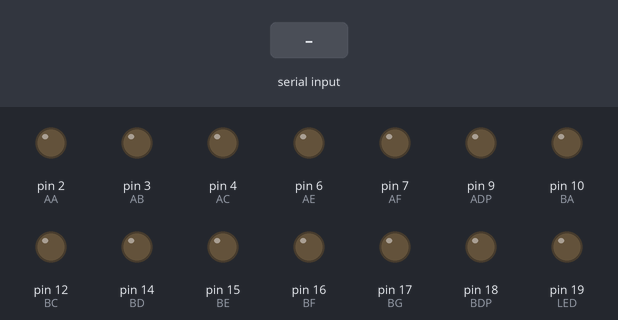
Bench run of a sketch on a simulated Arduino Uno, built with avr-gcc and run on an emulated ATmega328P. Parts: output pins drawn as LEDs (lit = HIGH). The test bench sets the inputs (shaded band).

Above: at 1.2 s.
1.3 s: "0" received over Serial
At 2.5 s:
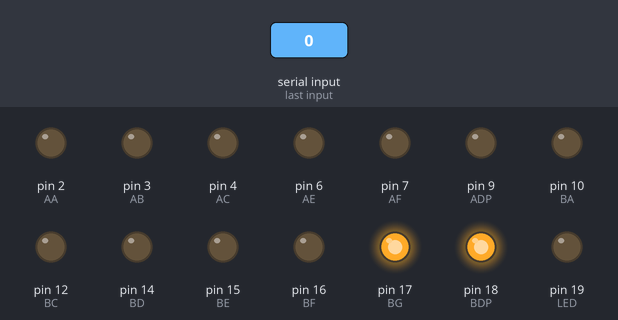
2.8 s: byte 111 (111) received over Serial
At 3.7 s:
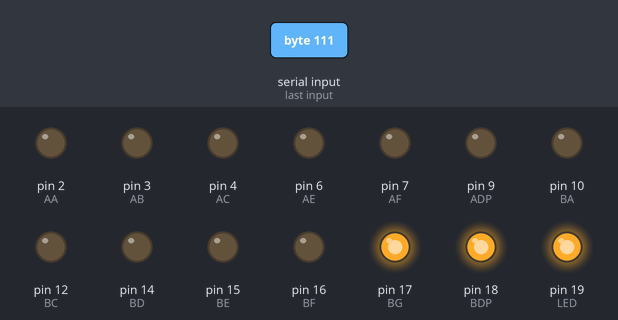
4.3 s: "1" received over Serial
At 4.9 s:
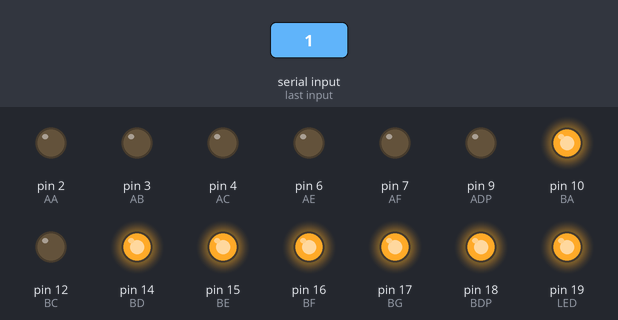
5.8 s: byte 102 (102) received over Serial
At 7.0 s:
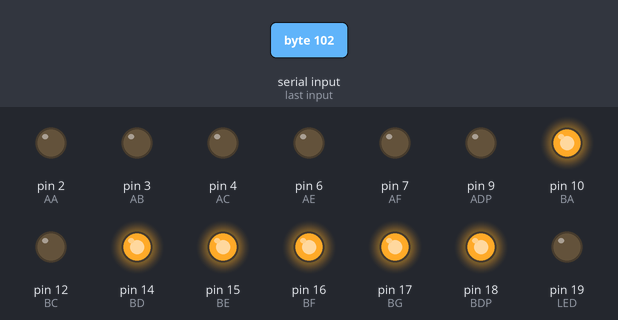
7.3 s: "2" received over Serial
At 8.4 s:
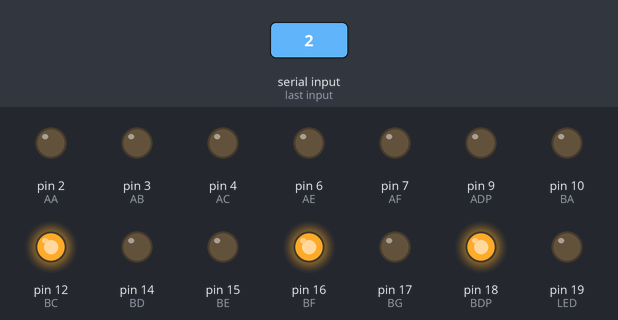
8.8 s: "3" received over Serial
At 9.5 s:
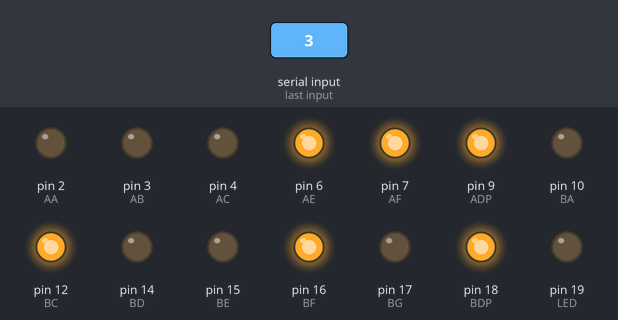
Timing chart, 0 to 11.3 s (numbered marks = the images above; inputs shaded):
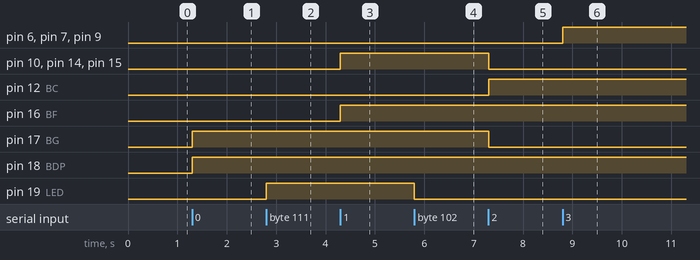

Measured:
- after the input at 1.3 s, pin 17 (BG), pin 18 (BDP): LOW → HIGH at once
- after the input at 2.8 s, pin 19 (LED): LOW → HIGH at once
- after the input at 4.3 s, pin 10 (BA), pin 14 (BD), pin 15 (BE), pin 16 (BF): LOW → HIGH at once
- after the input at 5.8 s, pin 19 (LED): HIGH → LOW at once
- after the input at 7.3 s, pin 10 (BA), pin 14 (BD), pin 15 (BE), pin 17 (BG): HIGH → LOW at once; pin 12 (BC): LOW → HIGH at once
- after the input at 8.8 s, pin 6 (AE), pin 7 (AF), pin 9 (ADP): LOW → HIGH at once

The sketch:

box.ino
```cpp
const int ADP = 9;
const int AA = 2;
const int AB = 3;
const int AC = 4;
const int AD = 5;
const int AE = 6;
const int AF = 7;
const int AG = 8;
const int BDP = 18;
const int BA = 10;
const int BB = 11;
const int BC = 12;
const int BD = 14;
const int BE = 15;
const int BF = 16;
const int BG = 17;

const int LED = 19;
int Byte_entrada = 0;
bool derecha = true;

void setup() {
  // put your setup code here, to run once:
  Serial.begin(9600);
  pinMode(ADP, OUTPUT);
  pinMode(AA, OUTPUT);
  pinMode(AB, OUTPUT);
  pinMode(AC, OUTPUT);
  pinMode(AD, OUTPUT);
  pinMode(AE, OUTPUT);
  pinMode(AF, OUTPUT);
  pinMode(AG, OUTPUT);
  pinMode(BDP, OUTPUT);
  pinMode(BA, OUTPUT);
  pinMode(BB, OUTPUT);
  pinMode(BC, OUTPUT);
  pinMode(BD, OUTPUT);
  pinMode(BE, OUTPUT);
  pinMode(BF, OUTPUT);
  pinMode(BG, OUTPUT);
  pinMode(LED, OUTPUT);
  reset();
}

void loop() {
  // put your main code here, to run repeatedly:
  if(Serial.available() > 0 && derecha){  // Determina si el puerto serial esta disponible
    Byte_entrada = Serial.read();  // Lee serial
    if(Byte_entrada == 111){
      analogWrite(LED, 255);
    } else if (Byte_entrada == 102){
      analogWrite(LED,0);
    }
    numeros_izq(Byte_entrada);
    derecha = !derecha;
  } else if (Serial.available()>0 && !derecha){
    Byte_entrada = Serial.read();  // Lee serial
    if(Byte_entrada == 111){
      analogWrite(LED, 255);
    } else if (Byte_entrada == 102){
      analogWrite(LED,0);
    } else if(Byte_entrada == 114){
      reset();
    }
    numeros_der(Byte_entrada);
    derecha = !derecha;
  }

}
void reset(){
    digitalWrite(BA, LOW);
    digitalWrite(BB, LOW);
    digitalWrite(BC, LOW);
    analogWrite(BD, 0);
    analogWrite(BE, 0);
    analogWrite(BF, 0);
    analogWrite(BG, 0);
    analogWrite(BDP, HIGH);
    digitalWrite(AA, LOW);
    digitalWrite(AB, LOW);
    digitalWrite(AC, LOW);
    digitalWrite(AD, LOW);
    digitalWrite(AE, LOW);
    digitalWrite(AF, LOW);
    digitalWrite(AG, LOW);
    digitalWrite(ADP, LOW);

  }
void numeros_der(int num){
  if (num == '0'){
    digitalWrite(AA, LOW);
    digitalWrite(AB, LOW);
    digitalWrite(AC, LOW);
    digitalWrite(AD, LOW);
    digitalWrite(AE, LOW);
    digitalWrite(AF, LOW);
    digitalWrite(AG, HIGH);
    digitalWrite(ADP, HIGH);
  }else if (num == '1'){
    digitalWrite(AA, HIGH);
    digitalWrite(AB, LOW);
    digitalWrite(AC, LOW);
    digitalWrite(AD, HIGH);
    digitalWrite(AE, HIGH);
    digitalWrite(AF, HIGH);
    digitalWrite(AG, HIGH);
    digitalWrite(ADP, HIGH);
  }else if (num == '2'){
    digitalWrite(AA, LOW);
    digitalWrite(AB, LOW);
    digitalWrite(AC, HIGH);
    digitalWrite(AD, LOW);
    digitalWrite(AE, LOW);
    digitalWrite(AF, HIGH);
    digitalWrite(AG, LOW);
    digitalWrite(ADP, HIGH);
  }else if (num == '3'){
    digitalWrite(AA, LOW);
    digitalWrite(AB, LOW);
    digitalWrite(AC, LOW);
    digitalWrite(AD, LOW);
    digitalWrite(AE, HIGH);
    digitalWrite(AF, HIGH);
    digitalWrite(AG, LOW);
    digitalWrite(ADP, HIGH);
  }else if (num == '4'){
    digitalWrite(AA, HIGH);
    digitalWrite(AB, LOW);
    digitalWrite(AC, LOW);
    digitalWrite(AD, HIGH);
    digitalWrite(AE, HIGH);
    digitalWrite(AF, LOW);
    digitalWrite(AG, LOW);
    digitalWrite(ADP, HIGH);
  }else if (num == '5'){
    digitalWrite(AA, LOW);
    digitalWrite(AB, HIGH);
    digitalWrite(AC, LOW);
    digitalWrite(AD, LOW);
    digitalWrite(AE, HIGH);
    digitalWrite(AF, LOW);
    digitalWrite(AG, LOW);
    digitalWrite(ADP, HIGH);
  }else if (num == '6'){
    digitalWrite(AA, LOW);
    digitalWrite(AB, HIGH);
    digitalWrite(AC, LOW);
    digitalWrite(AD, LOW);
    digitalWrite(AE, LOW);
    digitalWrite(AF, LOW);
    digitalWrite(AG, LOW);
    digitalWrite(ADP, HIGH);
  }else if (num == '7'){
    digitalWrite(AA, LOW);
    digitalWrite(AB, LOW);
    digitalWrite(AC, LOW);
    digitalWrite(AD, HIGH);
    digitalWrite(AE, HIGH);
    digitalWrite(AF, HIGH);
    digitalWrite(AG, HIGH);
    digitalWrite(ADP, HIGH);
  }else if (num == '8'){
    digitalWrite(AA, LOW);
    digitalWrite(AB, LOW);
    digitalWrite(AC, LOW);
    digitalWrite(AD, LOW);
    digitalWrite(AE, LOW);
    digitalWrite(AF, LOW);
    digitalWrite(AG, LOW);
    digitalWrite(ADP, HIGH);
  }else if (num == '9'){
    digitalWrite(AA, LOW);
    digitalWrite(AB, LOW);
    digitalWrite(AC, LOW);
    digitalWrite(AD, LOW);
    digitalWrite(AE, HIGH);
    digitalWrite(AF, LOW);
    digitalWrite(AG, LOW);
    digitalWrite(ADP, HIGH);
  }
}

void numeros_izq(int num){
  if (num == '0'){
    digitalWrite(BA, LOW);
    digitalWrite(BB, LOW);
    analogWrite(BC, 0);
    analogWrite(BD, 0);
    analogWrite(BE, 0);
    analogWrite(BF, 0);
    analogWrite(BG, 255);
    analogWrite(BDP, 255);
  }else if(num == '1'){
    digitalWrite(BA, HIGH);
    digitalWrite(BB, LOW);
    digitalWrite(BC, LOW);
    analogWrite(BD, 255);
    analogWrite(BE, 255);
    analogWrite(BF, 255);
    analogWrite(BG, 255);
    analogWrite(BDP, 255);
  }else if (num == '2'){
    digitalWrite(BA, LOW);
    digitalWrite(BB, LOW);
    digitalWrite(BC, HIGH);
    analogWrite(BD, 0);
    analogWrite(BE, 0);
    analogWrite(BF, 255);
    analogWrite(BG, 0);
    analogWrite(BDP, 255);
  }else if (num == '3'){
    digitalWrite(BA, LOW);
    digitalWrite(BB, LOW);
    digitalWrite(BC, LOW);
    analogWrite(BD, 0);
    analogWrite(BE, 255);
    analogWrite(BF, 255);
    analogWrite(BG, 0);
    analogWrite(BDP, 255);
  }else if (num == '4'){
    digitalWrite(BA, HIGH);
    digitalWrite(BB, LOW);
    digitalWrite(BC, LOW);
    analogWrite(BD, 255);
    analogWrite(BE, 255);
    analogWrite(BF, 0);
    analogWrite(BG, 0);
    analogWrite(BDP, 255);
  }else if (num == '5'){
    digitalWrite(BA, LOW);
    digitalWrite(BB, HIGH);
    digitalWrite(BC, LOW);
    analogWrite(BD, 0);
    analogWrite(BE, 255);
    analogWrite(BF, 0);
    analogWrite(BG, 0);
    analogWrite(BDP, 255);
  }else if (num == '6'){
    digitalWrite(BA, LOW);
    digitalWrite(BB, HIGH);
    digitalWrite(BC, LOW);
    analogWrite(BD, 0);
    analogWrite(BE, 0);
    analogWrite(BF, 0);
    analogWrite(BG, 0);
    analogWrite(BDP, 255);
  }else if (num == '7'){
    digitalWrite(BA, LOW);
    digitalWrite(BB, LOW);
    digitalWrite(BC, LOW);
    analogWrite(BD, 255);
    analogWrite(BE, 255);
    analogWrite(BF, 255);
    analogWrite(BG, 255);
    analogWrite(BDP, 255);
  }else if (num == '8'){
    digitalWrite(BA, LOW);
    digitalWrite(BB, LOW);
    digitalWrite(BC, LOW);
    analogWrite(BD, 0);
    analogWrite(BE, 0);
    analogWrite(BF, 0);
    analogWrite(BG, 0);
    analogWrite(BDP, HIGH);
  }else if (num == '9'){
    digitalWrite(BA, LOW);
    digitalWrite(BB, LOW);
    digitalWrite(BC, LOW);
    analogWrite(BD, 0);
    analogWrite(BE, 255);
    analogWrite(BF, 0);
    analogWrite(BG, 0);
    analogWrite(BDP, 255);
  }
}
```
